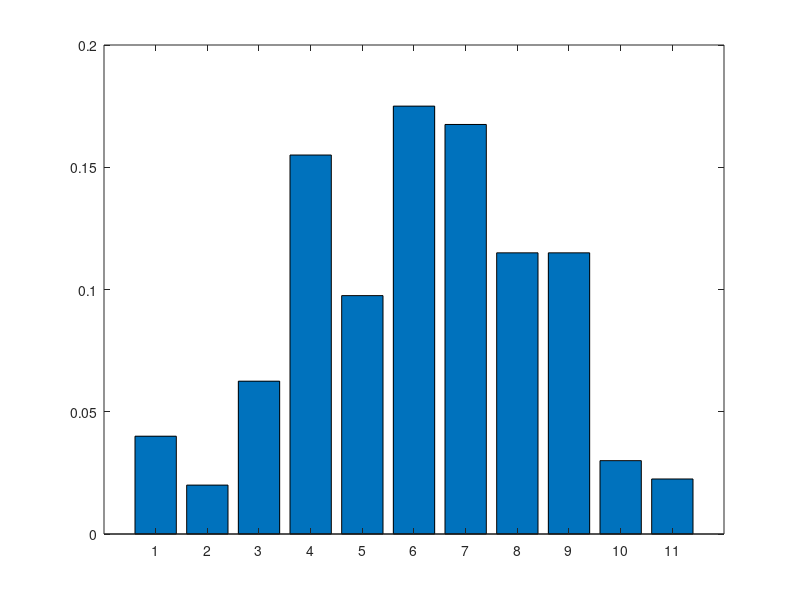

The MATLAB script that drew this image:
close all;
clear variables;

k = [3,4,5,6,7,8];
p = 1/20 * [4,1,3,7,2,3];

%affichage
bar(k, p)

% E(X)

moy = sum(k .* p)

%ecart type

%E(X²)
moy2 = sum(k.^2 .* p);

EcartType = sqrt( moy2 - moy^2 )

% question b

c = conv(p, p)

bar(1:11 , c);

% les veleur prise sont la somme de deux fois X
